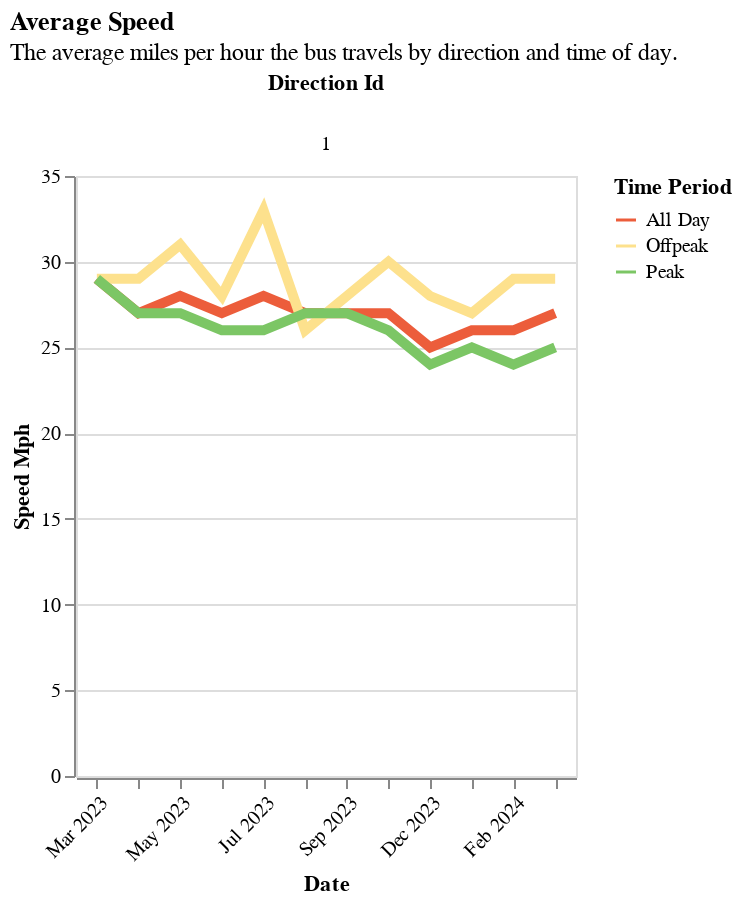

Notebook code for this chart:
### Markdown cell above
#### Speed MPH (Done)
* Needs a different type of chart.

### Code cell
section2.base_facet_line(
    one_route,
    "speed_mph",
    "Average Speed",
    "The average miles per hour the bus travels by direction and time of day.",
)

### Figure 1 — Vega-Lite specification as saved in the notebook (floating-point values rounded to 4 significant figures; data arrays with more than 128 entries replaced by an {"elided": "..."} marker saying what was removed)
{"config": {"view": {"continuousWidth": 300, "continuousHeight": 300}}, "data": {"name": "data-a01af32428f0b8011579aff9c4b3a97f"}, "facet": {"column": {"field": "direction_id", "title": "Direction Id", "type": "nominal"}}, "spec": {"mark": {"type": "line", "size": 5}, "encoding": {"color": {"field": "time_period", "scale": {"range": ["#ec5d3b", "#fde18d", "#7cc665"]}, "title": "Time Period", "type": "nominal"}, "strokeWidth": {"condition": {"test": "datum.time_peak == 'All Day'", "value": 10}, "value": 1}, "tooltip": [{"field": "route_combined_name", "type": "nominal"}, {"field": "route_id", "type": "nominal"}, {"field": "direction_id", "type": "quantitative"}, {"field": "time_period", "type": "nominal"}, {"field": "speed_mph_str", "type": "nominal"}], "x": {"axis": {"format": "%b %Y", "labelAngle": -45}, "field": "service_date", "timeUnit": "yearmonthdate", "title": "Date", "type": "ordinal"}, "y": {"field": "speed_mph", "scale": {"domain": [0, 35]}, "title": "Speed Mph", "type": "quantitative"}}, "height": 300, "name": "view_3", "width": 250}, "params": [{"name": "param_4", "select": {"type": "point", "fields": ["time_period"]}, "bind": "legend", "views": ["view_3"]}], "title": {"text": ["Average Speed"], "subtitle": ["The average miles per hour the bus travels by direction and time of day."]}, "$schema": "https://vega.github.io/schema/vega-lite/v5.14.1.json", "datasets": {"data-a01af32428f0b8011579aff9c4b3a97f": {"elided": "216 records"}}}
